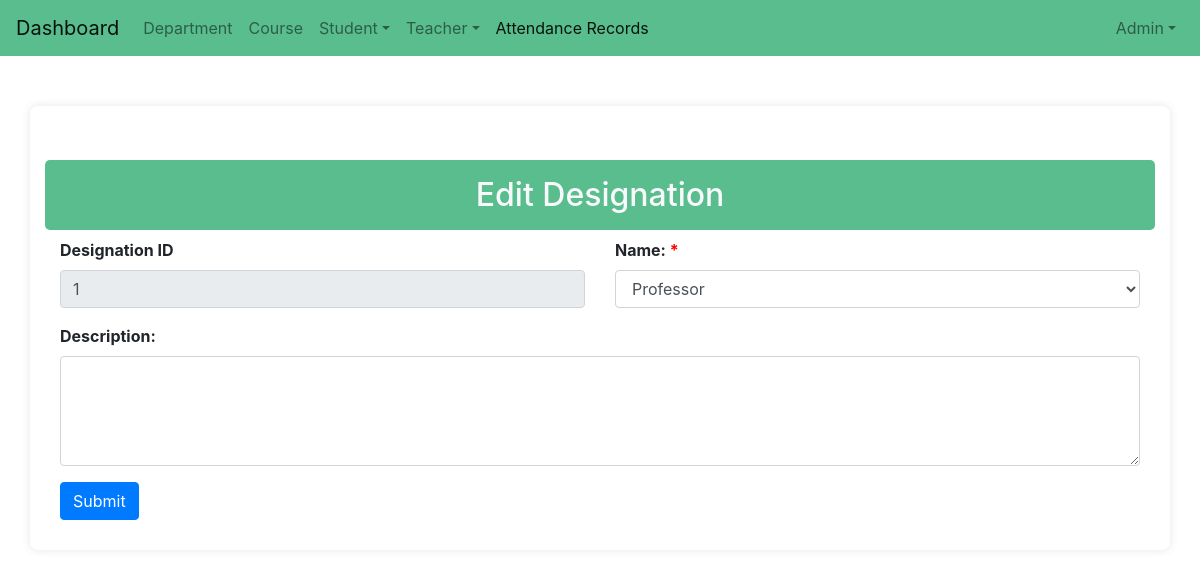
/designation_update/1/ (signed in), run on the app's committed database.
### attandance/models.py (models this page shows, shortened)
class CustomUser(AbstractUser):
    full_name = models.CharField(max_length=100, null=True)
    phone_number = models.CharField(max_length=15, blank=True, null=True)
    role = models.CharField(max_length=50, null=True)
    date_of_creation = models.DateField(auto_now_add=True, null=True)
    last_login_date = models.DateField(blank=True, null=True)
    is_super_admin = models.BooleanField(default=False)
    teacher = models.OneToOneField(Teacher, on_delete=models.CASCADE, null=True, blank=True)
    objects = CustomUserManager()

class Designation(models.Model):
    des_id = models.CharField(max_length=100, null=True)
    name = models.CharField(max_length=255, )
    description = models.TextField(blank=True, null=True)
    created_at = models.DateTimeField(auto_now_add=True, null=True)
    updated_at = models.DateTimeField(auto_now=True, null=True)
    def __str__(self):
        return self.name

### attandance/views.py (the view, shortened to what this page needs)
# urls.py: path('designation_update/<int:designation_id>/', views.designation_update, name='designation_update'),
@login_required(login_url='home')
def designation_update(request, designation_id):
    designation = get_object_or_404(Designation, pk=designation_id)
    des_id = Designation.objects.order_by('-created_at').first()
    print(des_id)
    if des_id is None:
        des_id = 1
        print(des_id)
    context = {
        'designation': designation,
        "des_id":des_id
    }
    return render(request, 'admin/destination/designation_update.html', context)

### templates/admin/destination/designation_update.html (shortened to what this page needs)
<!DOCTYPE html>
<html lang="en">
{% load static %}
<head>
</head>
<body>
    {% include 'navbar.html' %}
    <div class="container">
        <h2 class="text-center text-light py-3 mt-4" style="background: #59bd8e;">Edit Designation</h2>
        <form method="post" enctype="multipart/form-data">
            <div class="container-fluid">
                <div class="row">
                    <div class="col-md-6">
                        <label for="des_id" class="form-label mandatory-label">Designation ID</label>
                        <input type="text" class="form-control" id="des_id" value="{{ form_data.des_id|default:designation.des_id }}" name="des_id" readonly>
                    </div>
                    <div class="col-md-6">
                        <label for="name" class="form-label">Name: <span style="color:red;">*</span></label>
                        <select class="form-control" id="name" name="name">
                            <option value="Professor" {% if form_data.name|default:designation.name == 'Professor' %}selected{% endif %}>Professor</option>
                        </select>
                    </div>
                </div>
                <div class="row mt-3">
                    <div class="col-md-12">
                        <label for="description" class="form-label">Description:</label>
                        <textarea class="form-control" id="description" name="description" rows="4">{{ form_data.description|default:designation.description }}</textarea>
                    </div>
                </div>
                <div class="row mt-3">
                    <div class="col-md-12">
                        <button type="submit" class="btn btn-primary">Submit</button>
                    </div>
                </div>
            </div>
        </form>
    </div>
</body>
</html>

### templates/navbar.html (shortened to what this page needs)
<html lang="en">
<head>
  <link rel="stylesheet" href="https://maxcdn.bootstrapcdn.com/bootstrap/4.5.2/css/bootstrap.min.css">
  <link rel="stylesheet" href="https://cdn.datatables.net/1.13.6/css/jquery.dataTables.min.css">
  <link href="https://cdnjs.cloudflare.com/ajax/libs/select2/4.1.0/css/select2.min.css" rel="stylesheet" />
  <link rel="stylesheet" href="https://cdnjs.cloudflare.com/ajax/libs/font-awesome/5.15.3/css/all.min.css">
</head>
<body>
  <nav class="navbar navbar-expand-lg navbar-light" style="background: #59bd8e;">
    <a class="navbar-brand" href="/dashboard">Dashboard</a>
    <div class="collapse navbar-collapse" id="navbarSupportedContent">
      <ul class="navbar-nav mr-auto">
        <li class="nav-item ">
          <a class="nav-link" href="{% url 'department_list' %}">Department</a>
        </li>
        <li class="nav-item ">
          <a class="nav-link" href="{% url 'courses_list' %}">Course</a>
        </li>
        <li class="nav-item dropdown">
          <a class="nav-link dropdown-toggle" data-toggle="dropdown" href="#">Student</a>
        </li>
        <li class="nav-item dropdown">
          <a class="nav-link dropdown-toggle" data-toggle="dropdown" href="#">Teacher</a>
        </li>
        <li class="nav-item active">
          <a class="nav-link" href="/upload_and_filter_attendance">Attendance Records
       </a>
        </li>
      </ul>
      <ul class="navbar-nav ml-auto">
        {% if user.username is not None %}
        <li class="nav-item dropdown custom-dropdown">
          <a class="nav-link dropdown-toggle" data-toggle="dropdown" href="#">{{ user.username|capfirst }}</a>
        </li>
        {% endif %}
      </ul>
    </div>
</nav>
</body>
</html>

### templates/admin/destination/designation_update.html (style rules this page uses)
body { background-color: #f8f9fa; font-family: Arial, sans-serif; }
.container { max-width: 800px; background: #ffffff; padding: 30px; border-radius: 8px; box-shadow: 0 0 10px rgba(0, 0, 0, 0.1); margin-top: 50px; }
h2 { background-color: #59bd8e; color: white; padding: 15px; border-radius: 5px; font-size: 1.5rem; text-align: center; }
.form-label { font-weight: bold; }
.form-control { border-radius: 5px; }
.btn-primary { background-color: #59bd8e; border: none; border-radius: 5px; padding: 10px 20px; font-size: 1rem; }

### data on the page
CustomUser: username "Admin"
Designation: des_id "1", name "Professor"
